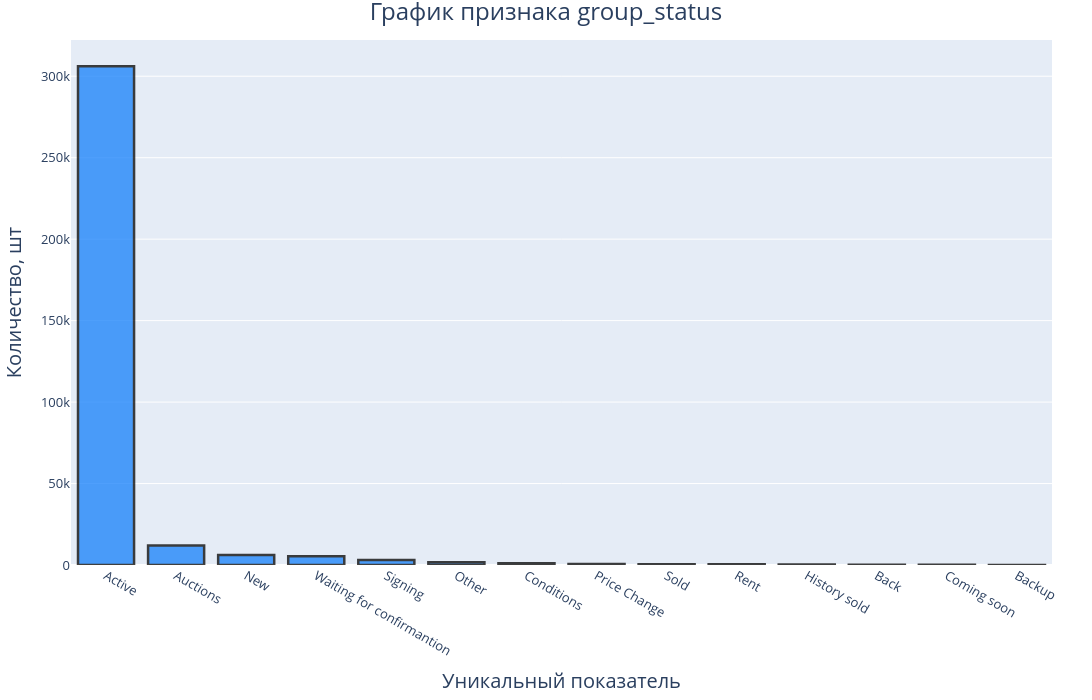

This figure's notebook cell:
### Code cell
analize_feature('group_status')

### Figure 1 — Plotly figure (JSON) as saved in the notebook; plotly's stock layout.template omitted (floating-point values rounded to 4 significant figures)
{"data": [{"alignmentgroup": "True", "hovertemplate": "Количество: %{y} шт", "legendgroup": "", "marker": {"color": "#1580fb", "line": {"color": "black", "width": 2.5}, "pattern": {"shape": ""}}, "name": "", "offsetgroup": "", "opacity": 0.75, "orientation": "v", "showlegend": false, "textposition": "auto", "type": "bar", "x": ["Active", "Auctions", "New", "Waiting for confirmantion", "Signing", "Other", "Conditions", "Price Change", "Sold", "Rent", "History sold", "Back", "Coming soon", "Backup"], "xaxis": "x", "y": [306126, 11920, 6165, 5385, 3033, 1621, 1018, 591, 479, 413, 287, 115, 110, 4], "yaxis": "y"}], "layout": {"barmode": "relative", "height": 700, "legend": {"tracegroupgap": 0}, "margin": {"b": 40, "l": 40, "r": 40, "t": 40}, "title": {"font": {"size": 24}, "text": "График признака group_status", "x": 0.5}, "width": 1200, "xaxis": {"anchor": "y", "domain": [0, 1], "tickfont": {"size": 13}, "title": {"font": {"size": 20}, "text": "Уникальный показатель "}}, "yaxis": {"anchor": "x", "domain": [0, 1], "tickfont": {"size": 13}, "title": {"font": {"size": 20}, "text": "Количество, шт"}}}}
